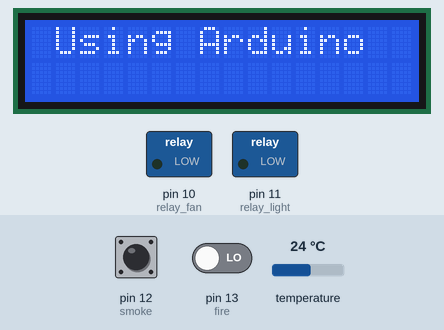
Bench run of a sketch on a simulated Arduino Uno, built with avr-gcc and run on an emulated ATmega328P. Shown: 16×2 character LCD, switched loads named in the sketch (green lamp = pin HIGH). The test bench sets the inputs (shaded band); at power-on: pin 12 (smoke) HIGH, pin 13 (fire) LOW, temperature 24 °C. The modem accepts every AT command (registered, SIM ready, sends succeed) and sends nothing else.

Above: at 2.6 s.
At 10.8 s:
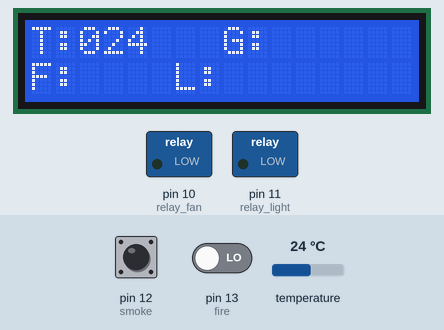
10.9 s: pin 12 (smoke) pulled LOW for 0.75 s
At 11.8 s:
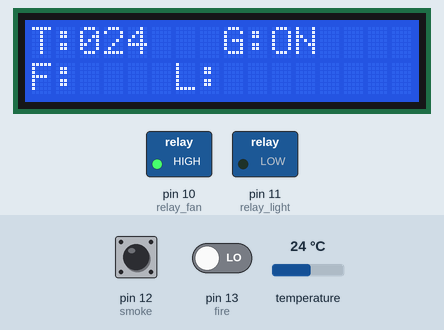
At 13.9 s:
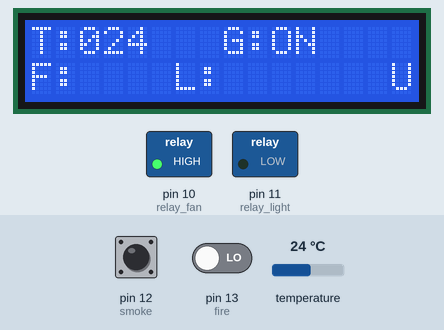
Timing chart, 0 to 15.4 s (numbered marks = the images above; inputs shaded):
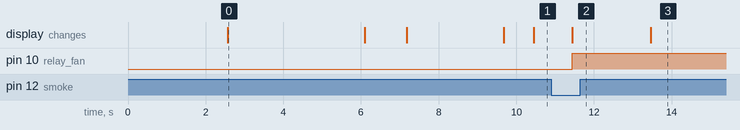

The sketch:

project.ino
```cpp
#include <LiquidCrystal.h>
LiquidCrystal lcd(6,7,5,4,3,2);

#include <SoftwareSerial.h>
SoftwareSerial mySerial(8,9);

char res[130];

int relay_fan    = 10;
int relay_light  = 11;

int smoke = 12;
int fire  = 13;
int ldr   = A1;

/*********************** DS18B20 ***************************/
#include <OneWire.h>
#include <DallasTemperature.h>
#define ONE_WIRE_BUS A0
OneWire oneWire(ONE_WIRE_BUS);
DallasTemperature sensors(&oneWire);
/***********************************************************/

float tempc=0;

void serialFlush()
{
  while(Serial.available() > 0)
  {
    char t = Serial.read();
  }
}

void myserialFlush()
{
  while(mySerial.available() > 0)
  {
    char t = mySerial.read();
  }
}

char check(char* ex,int timeout)
{
  int i=0;
  int j = 0,k=0;
  while (1)
  {
    sl:
    if(mySerial.available() > 0)
    {
      res[i] = mySerial.read();
      if(res[i] == 0x0a || res[i]=='>' || i == 100)
      {
        i++;
        res[i] = 0;break;
      }
      i++;
    }
    j++;
    if(j == 30000)
    {
      k++;
      j = 0;
    }
    if(k > timeout)
    {
      return 1;
    }
  }
  if(!strncmp(ex,res,strlen(ex)))
  {
    return 0;
  }
  else
  {
    i=0;
    goto sl;
  }
}

char buff[200],k=0;
void upload(unsigned int s1,const char *s2,const char *s3,const char *s4);

const char* ssid     = "iotserver";
const char* password = "iotserver123";

// ThingSpeak API Key
const char* apiKey = "GBTNFNAJT68658S6";

void setup()
{
  pinMode(relay_fan,OUTPUT);
  pinMode(relay_light,OUTPUT);
  pinMode(smoke,INPUT);
  pinMode(fire,INPUT);
  pinMode(ldr,INPUT);

  digitalWrite(relay_fan,LOW);
  digitalWrite(relay_light,LOW);

  Serial.begin(9600);
  mySerial.begin(9600);

  lcd.begin(16,2);
  lcd.clear();
  lcd.setCursor(0, 0);lcd.print("IOT Based Indust");
  lcd.setCursor(0, 1);lcd.print("rial Safety sys");
     delay(2500);
  lcd.clear();
  lcd.setCursor(0, 0);lcd.print(" Using Arduino");
     delay(2500);

  sensors.begin(); delay(1000);

  wifiinit();
  delay(2500);

  lcd.clear();
  lcd.print("T:");
  lcd.setCursor(8,0);
  lcd.print("G:");

  lcd.setCursor(0,1);
  lcd.print("F:");
  lcd.setCursor(6,1);
  lcd.print("L:");
}

char bf2[50];
int g=0,f=0,count=0,lc=0;
int gk=0;

char smokes[10];
char fires[10];
char ldrs[10];

void loop()
{
  sensors.requestTemperatures();
  tempc = sensors.getTempCByIndex(0);

  lcd.setCursor(2,0);convertl(tempc); delay(1000);

  memset(smokes,'\0',strlen(smokes));
  if(digitalRead(smoke) == LOW)
  {
    lcd.setCursor(10,0);lcd.print("ON ");
    strcpy(smokes,"ON");
    digitalWrite(relay_fan, HIGH);
    upload(tempc,smokes,fires,ldrs);
  }
  if(digitalRead(smoke) == HIGH)
  {
    lcd.setCursor(10,0);lcd.print("OFF");
    strcpy(smokes,"OFF");
  }

  memset(fires,'\0',strlen(fires));
  if(digitalRead(fire) == LOW)
  {
    lcd.setCursor(2,1);lcd.print("ON ");
    strcpy(fires,"ON");
    digitalWrite(relay_fan, HIGH);
    upload(tempc,smokes,fires,ldrs);
  }
  if(digitalRead(fire) == HIGH)
  {
    lcd.setCursor(2,1);lcd.print("OFF");
    strcpy(fires,"OFF");
  }

  if(tempc < 50 && digitalRead(smoke) == HIGH && digitalRead(fire) == HIGH)
  {
    digitalWrite(relay_fan, LOW);
  }
  else
  {
    digitalWrite(relay_fan, HIGH);
  }

  memset(ldrs,'\0',strlen(ldrs));
  if(digitalRead(ldr) == LOW)
  {
    lcd.setCursor(8,1);lcd.print("Light");
    strcpy(ldrs,"Light");
    digitalWrite(relay_light, LOW);
  }
  if(digitalRead(ldr) == HIGH)
  {
    lcd.setCursor(8,1);lcd.print("Dark ");
    strcpy(ldrs,"Dark");
    digitalWrite(relay_light, HIGH);
  }

  delay(1000);

  count++;
  lcd.setCursor(14,1);convertk(count);

  if(count > 30)
  {
    count = 0;
    delay(1000);
    upload(tempc,smokes,fires,ldrs);
    delay(15000);
    readControls();
    delay(2000); // ThingSpeak requires minimum 15 sec between updates
  }
}

void upload(unsigned int s1, const char *s2, const char *s3, const char *s4)
{
  delay(2000);
  lcd.setCursor(15, 1); lcd.print("U");

  // Close any existing connection first
  mySerial.println("AT+CIPCLOSE=4");
  delay(1000);
  myserialFlush();

  // Connect to ThingSpeak over HTTP port 80
  mySerial.println("AT+CIPSTART=4,\"TCP\",\"api.thingspeak.com\",80");
  delay(8000);
  myserialFlush();

  // Build full GET request as one single string
  memset(buff, 0, sizeof(buff));
  sprintf(buff,
    "GET /update?api_key=%s&field1=%u&field2=%d&field3=%d&field4=%d HTTP/1.1\r\nHost: api.thingspeak.com\r\nConnection: close\r\n\r\n",
    apiKey, s1,
    (strcmp(s2,"ON")==0) ? 1 : 0,
    (strcmp(s3,"ON")==0) ? 1 : 0,
    (strcmp(s4,"Light")==0) ? 1 : 0
  );

  // Send length then data
  sprintf(bf2, "AT+CIPSEND=4,%u", strlen(buff));
  mySerial.println(bf2);
  delay(3000);
  myserialFlush();

  mySerial.print(buff);
  delay(5000);

  myserialFlush();
  mySerial.println("AT+CIPCLOSE=4");
  delay(1000);
  lcd.setCursor(15, 1); lcd.print(" ");
}
void readControls()
{
  // Close any existing connection
  mySerial.println("AT+CIPCLOSE=4");
  delay(1000);
  myserialFlush();

  // Connect to ThingSpeak control channel
  mySerial.println("AT+CIPSTART=4,\"TCP\",\"api.thingspeak.com\",80");
  delay(8000);
  myserialFlush();

  // Build GET request for last feed
  memset(buff, 0, sizeof(buff));
  sprintf(buff,
    "GET /channels/3348569/feeds/last.json?api_key=MF0F4WE0OGCKHLRT HTTP/1.1\r\nHost: api.thingspeak.com\r\nConnection: close\r\n\r\n"
  );

  sprintf(bf2, "AT+CIPSEND=4,%u", strlen(buff));
  mySerial.println(bf2);
  delay(3000);
  myserialFlush();

  mySerial.print(buff);
  delay(5000);

  // Read response
  String response = "";
  long timeout = millis() + 5000;
  while (millis() < timeout) {
    while (mySerial.available()) {
      response += (char)mySerial.read();
    }
  }

  mySerial.println("AT+CIPCLOSE=4");
  delay(1000);

  // Parse field1 (fan) and field2 (light)
  // Response contains something like: "field1":"1","field2":"0"
  int fanVal   = 0;
  int lightVal = 0;

  int f1 = response.indexOf("\"field1\":\"");
  if (f1 >= 0) fanVal = response.charAt(f1 + 10) - '0';

  int f2 = response.indexOf("\"field2\":\"");
  if (f2 >= 0) lightVal = response.charAt(f2 + 10) - '0';

  // Only apply manual control if no danger detected
  if (digitalRead(smoke) == HIGH && digitalRead(fire) == HIGH && tempc < 50) {
    digitalWrite(relay_fan,   fanVal   == 1 ? HIGH : LOW);
    digitalWrite(relay_light, lightVal == 1 ? HIGH : LOW);
  }
}


void wifiinit()
{
  char ret;
  st:
  mySerial.println("ATE0");
  ret = check((char*)"OK",50);
  mySerial.println("AT");
  ret = check((char*)"OK",50);
  if(ret != 0)
  {
    delay(1000);
    goto st;
  }

  lcd.clear();lcd.setCursor(0, 0);lcd.print("CONNECTING");
  mySerial.println("AT+CWMODE=1");
  ret = check((char*)"OK",50);

  cagain:
  myserialFlush();
  mySerial.print("AT+CWJAP=\"");
  mySerial.print(ssid);
  mySerial.print("\",\"");
  mySerial.print(password);
  mySerial.println("\"");
  if(check((char*)"OK",300))goto cagain;

  mySerial.println("AT+CIPMUX=1");
  delay(1000);

  lcd.clear();lcd.setCursor(0, 0);lcd.print("WIFI READY");
}

void convertl(unsigned int value)
{
  unsigned int a,b,c,d,e,f,g,h;
  a=value/10000;
  b=value%10000;
  c=b/1000;
  d=b%1000;
  e=d/100;
  f=d%100;
  g=f/10;
  h=f%10;
  a=a|0x30;
  c=c|0x30;
  e=e|0x30;
  g=g|0x30;
  h=h|0x30;
  lcd.write(e);
  lcd.write(g);
  lcd.write(h);
}

void convertk(unsigned int value)
{
  unsigned int a,b,c,d,e,f,g,h;
  a=value/10000;
  b=value%10000;
  c=b/1000;
  d=b%1000;
  e=d/100;
  f=d%100;
  g=f/10;
  h=f%10;
  a=a|0x30;
  c=c|0x30;
  e=e|0x30;
  g=g|0x30;
  h=h|0x30;
  lcd.write(g);
  lcd.write(h);
}
```

Measured:
- after the input at 10.9 s, the display: changes after 0.54 s (image 2)
- what the display in image 0 shows lasts 3.5 s, from 2.6 s to 6.1 s
